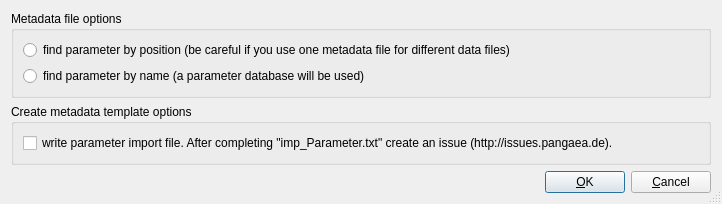
<?xml version="1.0" encoding="UTF-8"?>
<ui version="4.0">
 <class>MetadataTemplateOptionsDialog</class>
 <widget class="QDialog" name="MetadataTemplateOptionsDialog">
  <property name="geometry">
   <rect>
    <x>0</x>
    <y>0</y>
    <width>722</width>
    <height>203</height>
   </rect>
  </property>
  <property name="windowTitle">
   <string>Metadata template options</string>
  </property>
  <property name="sizeGripEnabled">
   <bool>true</bool>
  </property>
  <layout class="QGridLayout" name="gridLayout_3">
   <item row="0" column="0">
    <widget class="QGroupBox" name="groupBox_metadata_file_options">
     <property name="title">
      <string>Metadata file options</string>
     </property>
     <layout class="QGridLayout" name="gridLayout_2">
      <item row="0" column="0">
       <widget class="QRadioButton" name="findByPosisitionRadioButton">
        <property name="text">
         <string>find parameter by position (be careful if you use one metadata file for different data files)</string>
        </property>
       </widget>
      </item>
      <item row="1" column="0">
       <widget class="QRadioButton" name="findByNameRadioButton">
        <property name="text">
         <string>find parameter by name (a parameter database will be used)</string>
        </property>
       </widget>
      </item>
     </layout>
    </widget>
   </item>
   <item row="1" column="0">
    <widget class="QGroupBox" name="groupBox_metadata_template_options">
     <property name="title">
      <string>Create metadata template options</string>
     </property>
     <layout class="QGridLayout" name="gridLayout">
      <item row="0" column="0">
       <widget class="QCheckBox" name="writeParameterImportFileCheckBox">
        <property name="text">
         <string>write parameter import file. After completing &quot;imp_Parameter.txt&quot; create an issue (http://issues.pangaea.de).</string>
        </property>
       </widget>
      </item>
     </layout>
    </widget>
   </item>
   <item row="2" column="0">
    <layout class="QHBoxLayout">
     <item>
      <spacer>
       <property name="orientation">
        <enum>Qt::Horizontal</enum>
       </property>
       <property name="sizeHint" stdset="0">
        <size>
         <width>40</width>
         <height>20</height>
        </size>
       </property>
      </spacer>
     </item>
     <item>
      <widget class="QPushButton" name="OK_pushButton">
       <property name="text">
        <string>&amp;OK</string>
       </property>
       <property name="default">
        <bool>true</bool>
       </property>
      </widget>
     </item>
     <item>
      <widget class="QPushButton" name="Cancel_pushButton">
       <property name="text">
        <string>&amp;Cancel</string>
       </property>
      </widget>
     </item>
    </layout>
   </item>
  </layout>
 </widget>
 <tabstops>
  <tabstop>findByPosisitionRadioButton</tabstop>
  <tabstop>findByNameRadioButton</tabstop>
  <tabstop>writeParameterImportFileCheckBox</tabstop>
  <tabstop>OK_pushButton</tabstop>
  <tabstop>Cancel_pushButton</tabstop>
 </tabstops>
 <resources/>
 <connections/>
</ui>
